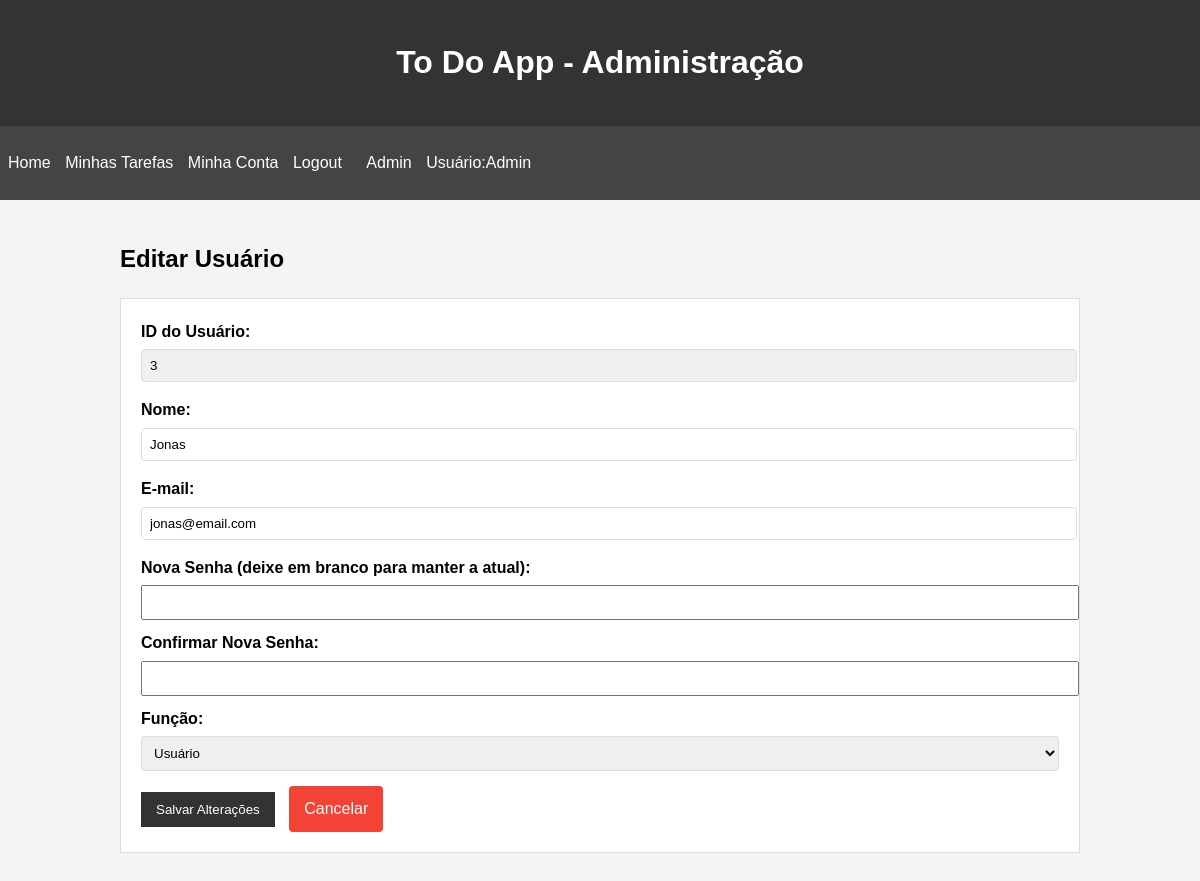
/editar-user?id=3 (signed in), run on an earlier commit of the app's database.
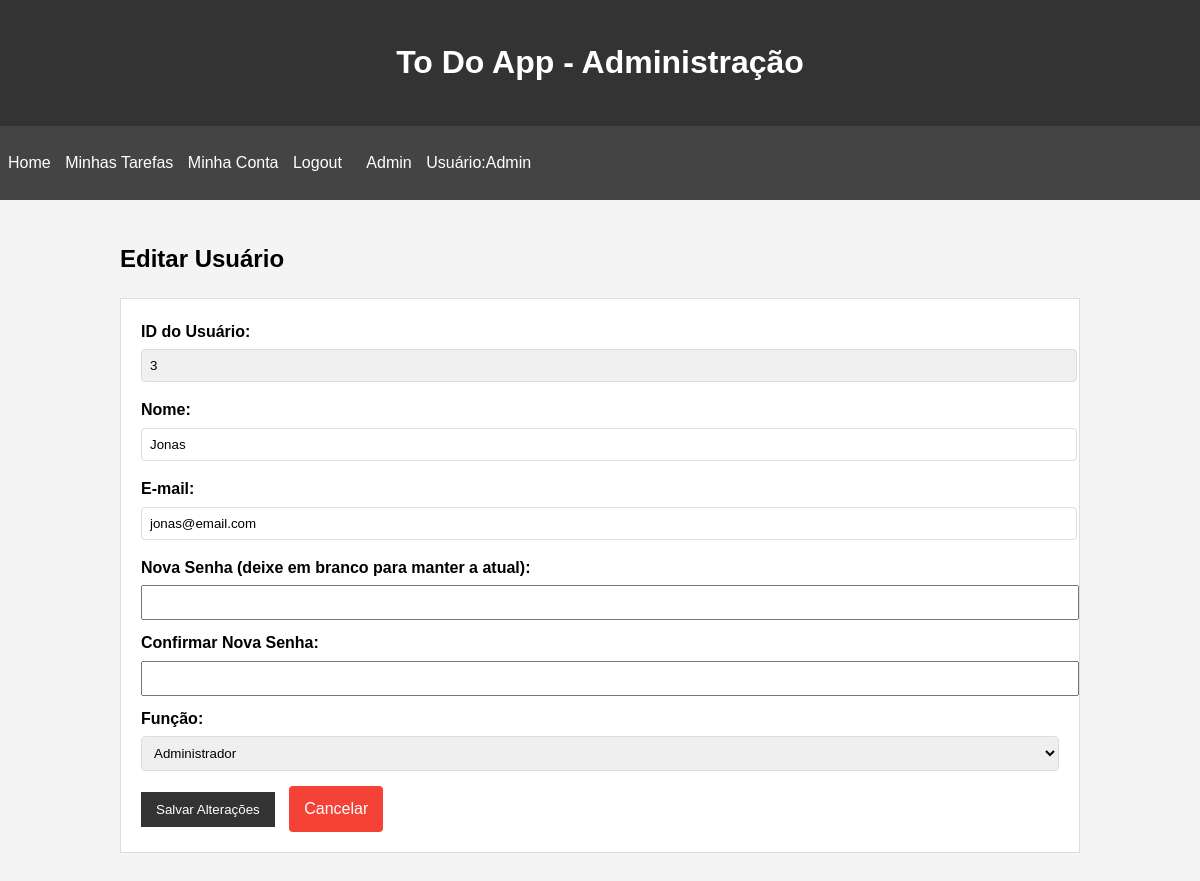
And on a later commit of the database.
### tables this page shows
CREATE TABLE users (
        id INTEGER PRIMARY KEY AUTOINCREMENT,
        name VARCHAR(100) NOT NULL,
        email VARCHAR(100) NOT NULL UNIQUE,
        password VARCHAR(255) NOT NULL,
        is_admin BOOLEAN DEFAULT 0);

### src/Controller/UserController.php (called while the page is built, shortened)
<?php
class UserController
{
    private UserRepository $repository;
    public function __construct(UserRepository $repository)
    {
        $this->repository = $repository;
    }
    public function UpdatePage(): void
    {
        $id = $_GET['id'];
        $user = $this->repository->findById($id);
        require_once __DIR__ . "/../../view/edit-user.php";
    }
}

### src/Repository/UserRepository.php (called while the page is built, shortened)
<?php
class UserRepository
{
    private PDO $pdo;
    public function __construct(PDO $pdo)
    {
        $this->pdo = $pdo;
    }
    private function hydrateUser(array $data): User
    {
        $user = new User($data['name'], $data['email'],  $data['is_admin']);
        $user->setId($data['id']);
        $user->setPassword($data['password']);
        return $user;
    }
    public function findById(int $id): User|null
    {
        $stmt = $this->pdo->prepare('
        SELECT * FROM users WHERE id = ?;
        ');
        $stmt->bindValue(1, $id);
        $stmt->execute();
        $user = $stmt->fetch(PDO::FETCH_ASSOC);
        if ($user) {
            return $this->hydrateUser($user);
        } else {
            return null;
        }
    }
}

### src/Entity/User.php (called while the page is built, shortened)
<?php
class User
{
    public function __construct(string $name, string $email, ?int $is_admin = 0)
    {
        $this->name = $name;
        $this->email = $email;
        $this->is_admin = $is_admin;
    }
    public function setId(int $id): void
    {
        $this->id = $id;
    }
}

### view/edit-user.php (the view, shortened to what this page needs)
    <?php include_once 'Includes/header.php'; ?>
    <main class="container">
        <h2>Editar Usuário</h2>
        <form method="post" action="/editar-user">
            <div>
                <label for="user-id">ID do Usuário:</label>
                <input type="text" id="user-id" name="id" value="<?= $user->id; ?>" readonly>
            </div>
            <div>
                <label for="name">Nome:</label>
                <input type="text" id="name" name="name" value="<?= $user->name; ?>" >
            </div>
            <div>
                <label for="email">E-mail:</label>
                <input type="text" id="email" name="email" value="<?= $user->email; ?>" >
            </div>
            <div>
                <label for="password">Nova Senha (deixe em branco para manter a atual):</label>
                <input type="password" id="password" name="password">
            </div>
            <div>
                <label for="confirm-password">Confirmar Nova Senha:</label>
                <input type="password" id="confirm-password" name="confirm_password">
            </div>
            <div>
                <label for="role">Função:</label>
                <select id="role" name="role" >
                    <option value="0" <?= $user->is_admin == 0 ? 'selected' : '';  ?>>Usuário</option>
                    <option value="1" <?= $user->is_admin == 1 ? 'selected' : '';  ?>>Administrador</option>
                </select>
            </div>
            <div>
                <input type="submit" value="Salvar Alterações">
                <a href="/admin" class="button">Cancelar</a>
            </div>
        </form>
    </main>
</body>
</html>

### public/index.php (shortened to what this page needs)
<?php
$dbPath = __DIR__ . '/../db.sqlite';
$pdo = new PDO("sqlite:$dbPath");
$path = $_SERVER['PATH_INFO'] ?? '/';
$method = $_SERVER['REQUEST_METHOD'];
$userRepository = new UserRepository($pdo);
$userController = new UserController($userRepository);
switch ($path) {
    case '/editar-user':
        if ($method == 'GET'){
            $userController->UpdatePage();
        } elseif ($method == 'POST'){
            $userController->UpdateUser();
        }
        break;
}

### view/Includes/header.php (shortened to what this page needs)
<!DOCTYPE html>
<html lang="pt-BR">
<head>
    <link rel="stylesheet" href="./css/styles.css">
</head>
<body>
    <header>
        <h1>To Do App - Administração</h1>
    </header>
    <nav>
        <ul>
            <li><a href="/">Home</a></li>
            <li><a href="/tasks">Minhas Tarefas</a></li>
            <?php if ($_SESSION['logado']) {
                echo "<li><a href=" . "\"/user?id=" . $_SESSION['id'] . "\" >Minha Conta</a></li>";
            }
            ?>
            <li><a href="/logout">Logout</a></li>
            <?php if (array_key_exists('is_admin', $_SESSION) and  $_SESSION['is_admin'] == 1){
                echo "<li><a href=\"/admin\">Admin</a></li>";
            } ?>
            <li><a>Usuário:<?= $_SESSION['nome']; ?></a></li>
        </ul>
    </nav>

### public/css/styles.css (style rules this page uses)
body { font-family: Arial, sans-serif; line-height: 1.6; margin: 0; padding: 0; background-color: #f4f4f4; }
.container { width: 80%; margin: auto; overflow: hidden; padding: 20px; }
header { background: #333; color: #fff; padding: 1rem; text-align: center; }
nav { background: #444; color: #fff; padding: 0.5rem; }
nav ul { padding: 0; list-style: none; }
nav ul li { display: inline; margin-right: 10px; }
nav ul li a { color: #fff; text-decoration: none; }
form { background: #fff; border: 1px solid #ddd; padding: 20px; margin-bottom: 20px; }
input[type="text"], input[type="email"], input[type="password"], input[type="date"], select { width: 100%; padding: 8px; margin-bottom: 10px; }
input[type="submit"] { background: #333; color: #fff; padding: 10px 15px; border: none; cursor: pointer; }
label { display: block; margin-bottom: 5px; font-weight: bold; }
input[type="text"], input[type="date"], select { width: 100%; padding: 8px; margin-bottom: 15px; border: 1px solid #ddd; border-radius: 4px; }
input[readonly] { background-color: #f0f0f0; }
.button { display: inline-block; background-color: #f44336; color: white; padding: 10px 15px; text-align: center; text-decoration: none; border-radius: 4px; margin-left: 10px; }

What changed in the data, as far as the page shows it:
changed users "Jonas": role "Usuário" → "Administrador"
